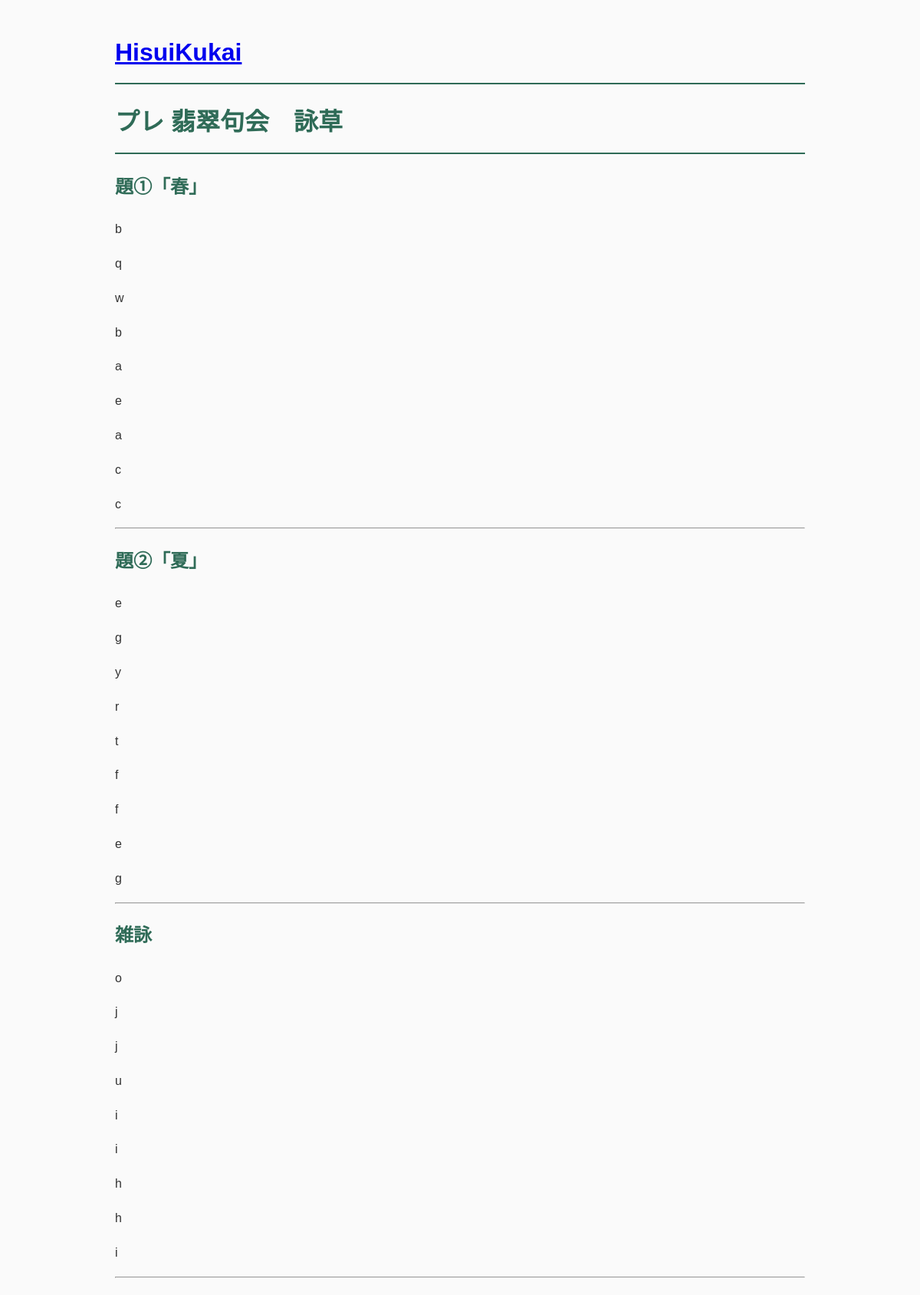
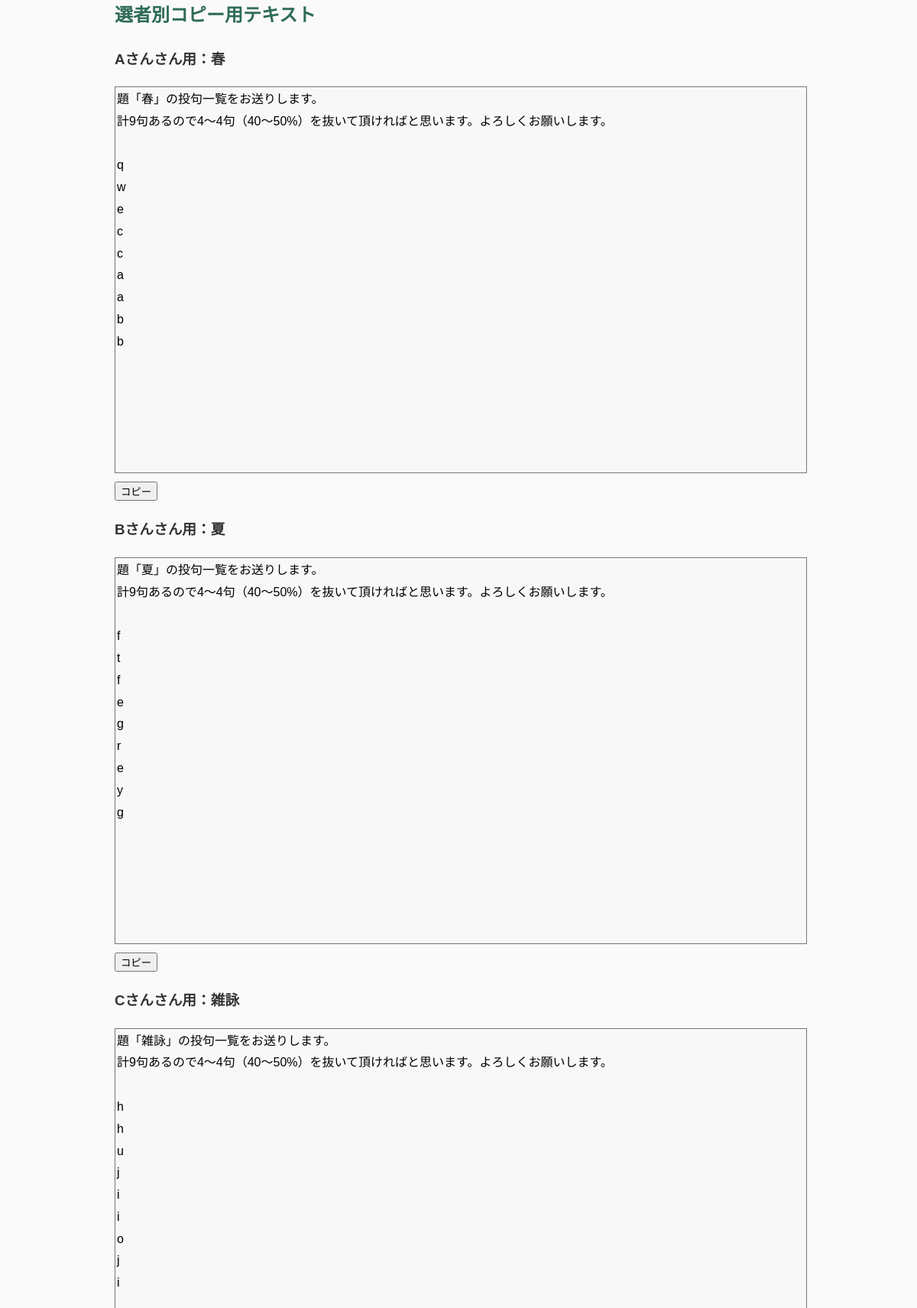
Screenshot of /contest/1/eiso (upper part) with the database file from the repository (2 pictures, top to bottom).
### tables this page shows
CREATE TABLE contests (
    id INTEGER PRIMARY KEY AUTOINCREMENT,

    contest_no TEXT NOT NULL,

    theme1 TEXT NOT NULL,
    judge1 TEXT NOT NULL,

    theme2 TEXT NOT NULL,
    judge2 TEXT NOT NULL,

    free_judge TEXT NOT NULL,

    status TEXT NOT NULL DEFAULT 'created',

    created_at TIMESTAMP DEFAULT CURRENT_TIMESTAMP
);

### app.py (the view)
@app.route("/contest/<int:contest_id>/eiso")
def eiso(contest_id):
    contest = get_contest(contest_id)
    submissions = get_eiso_data(contest_id)
    grouped_eiso = group_and_shuffle_eiso(submissions)
    theme1_text = create_eiso_text(
        contest["theme1"],
        grouped_eiso["theme1"],
    )
    theme2_text = create_eiso_text(
        contest["theme2"],
        grouped_eiso["theme2"],
    )
    free_text = create_eiso_text(
        "雑詠",
        grouped_eiso["free"],
    )
    judge_eiso_texts = get_judge_eiso_texts(
        contest,
        grouped_eiso,
    )
    return render_template(
        "eiso.html",
        contest=contest,
        grouped_eiso=grouped_eiso,
        theme1_text=theme1_text,
        theme2_text=theme2_text,
        free_text=free_text,
        judge_eiso_texts=judge_eiso_texts,
    )

### database.py (called while the page is built)
def get_connection():
    conn = sqlite3.connect(DATABASE)
    conn.row_factory = sqlite3.Row
    return conn

### services/contest_service.py (called while the page is built)
def get_contest(contest_id):
    conn = get_connection()
    contest = conn.execute(
        """
        SELECT *
        FROM contests
        WHERE id = ?
        """,
        (contest_id,),
    ).fetchone()
    conn.close()
    return contest

### services/eiso_service.py (called while the page is built)
def get_eiso_data(contest_id):
    conn = get_connection()
    submissions = conn.execute(
        """
        SELECT
            submissions.theme,
            submissions.poem
        FROM submissions
        JOIN participants
        ON submissions.participant_id = participants.id
        WHERE participants.contest_id = ?
        ORDER BY submissions.theme, submissions.id
        """,
        (contest_id,),
    ).fetchall()
    conn.close()
    return submissions

def group_and_shuffle_eiso(submissions):
    grouped = {
        "theme1": [],
        "theme2": [],
        "free": [],
    }
    for submission in submissions:
        grouped[submission["theme"]].append(submission["poem"])
    for theme in grouped:
        random.shuffle(grouped[theme])
    return grouped

def create_eiso_text(title, poems):
    count = len(poems)
    minimum = math.ceil(count * 0.4)
    maximum = math.floor(count * 0.5)
    lines = []
    lines.append(f'題「{title}」の投句一覧をお送りします。')
    lines.append(
        f'計{count}句あるので{minimum}～{maximum}句（40～50%）を抜いて頂ければと思います。よろしくお願いします。'
    )
    lines.append("")
    lines.extend(poems)
    return "\n".join(lines)

def shuffled_copy(poems):
    copied = poems.copy()
    random.shuffle(copied)
    return copied

### templates/eiso.html (shortened to what this page needs)
{% extends "base.html" %}
{% block content %}
<h1>{{ contest["contest_no"] }} 翡翠句会　詠草</h1>
<h2>題①「{{ contest["theme1"] }}」</h2>
{% for poem in grouped_eiso["theme1"] %}
    <p>{{ poem }}</p>
{% endfor %}
<hr>
<h2>題②「{{ contest["theme2"] }}」</h2>
{% for poem in grouped_eiso["theme2"] %}
    <p>{{ poem }}</p>
{% endfor %}
<hr>
<h2>雑詠</h2>
{% for poem in grouped_eiso["free"] %}
    <p>{{ poem }}</p>
{% endfor %}
<hr>
<h2>選者別コピー用テキスト</h2>
{% for item in judge_eiso_texts %}
<h3>{{ item["judge"] }}さん用：{{ item["theme_title"] }}</h3>
<textarea id="judge-eiso-{{ loop.index }}" rows="15" readonly>{{ item["text"] }}</textarea>
<button type="button" onclick="copyText('judge-eiso-{{ loop.index }}')">
コピー
</button>
{% endfor %}
{% endblock %}

### static/style.css (style rules this page uses)
body { max-width: 900px; margin: 40px auto; padding: 0 30px; font-family: "Noto Sans JP", sans-serif; line-height: 1.8; color: #333; background: #fafafa; }
h1 { color: #2f6b57; border-bottom: 2px solid #2f6b57; padding-bottom: 10px; }
h2 { color: #2f6b57; }
textarea { width: 100%; height: 2.5em; resize: none; font-size: 16px; }
textarea[readonly] { min-height: 500px; background: #f8f8f8; font-family: inherit; line-height: 1.8; }

### rows the page displays
contests: contest_no "プレ", theme1 "春", theme2 "夏", judge "Aさん", theme_title "春", judge "Bさん", theme_title "夏", judge "Cさん", theme_title "雑詠"

### other values shown
{{ poem }} "b" "q" "w" "b" "a" "e" "a" "c" "c"
{{ poem }} "e" "g" "y" "r" "t" "f" "f" "e" "g"
{{ poem }} "o" "j" "j" "u" "i" "i" "h" "h" "i"
